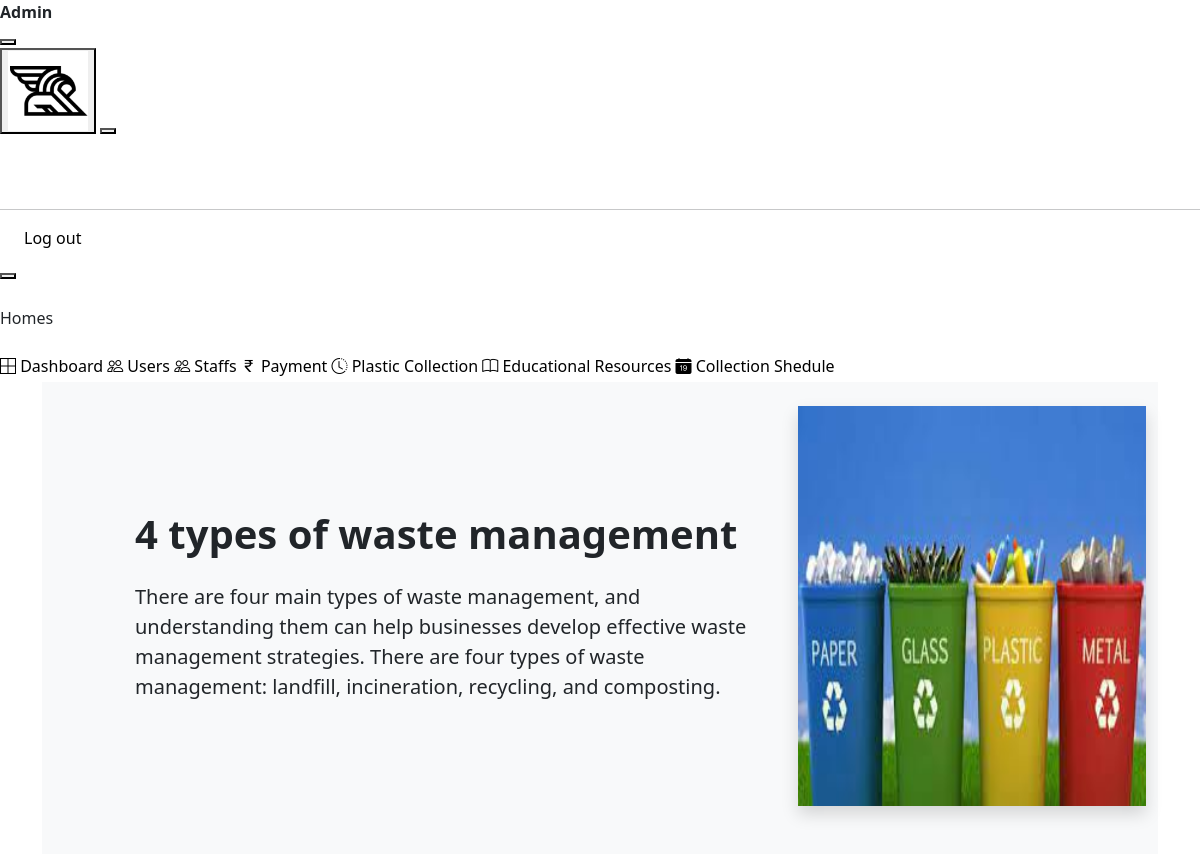
The app's page /educational_content_view (signed in), older data.
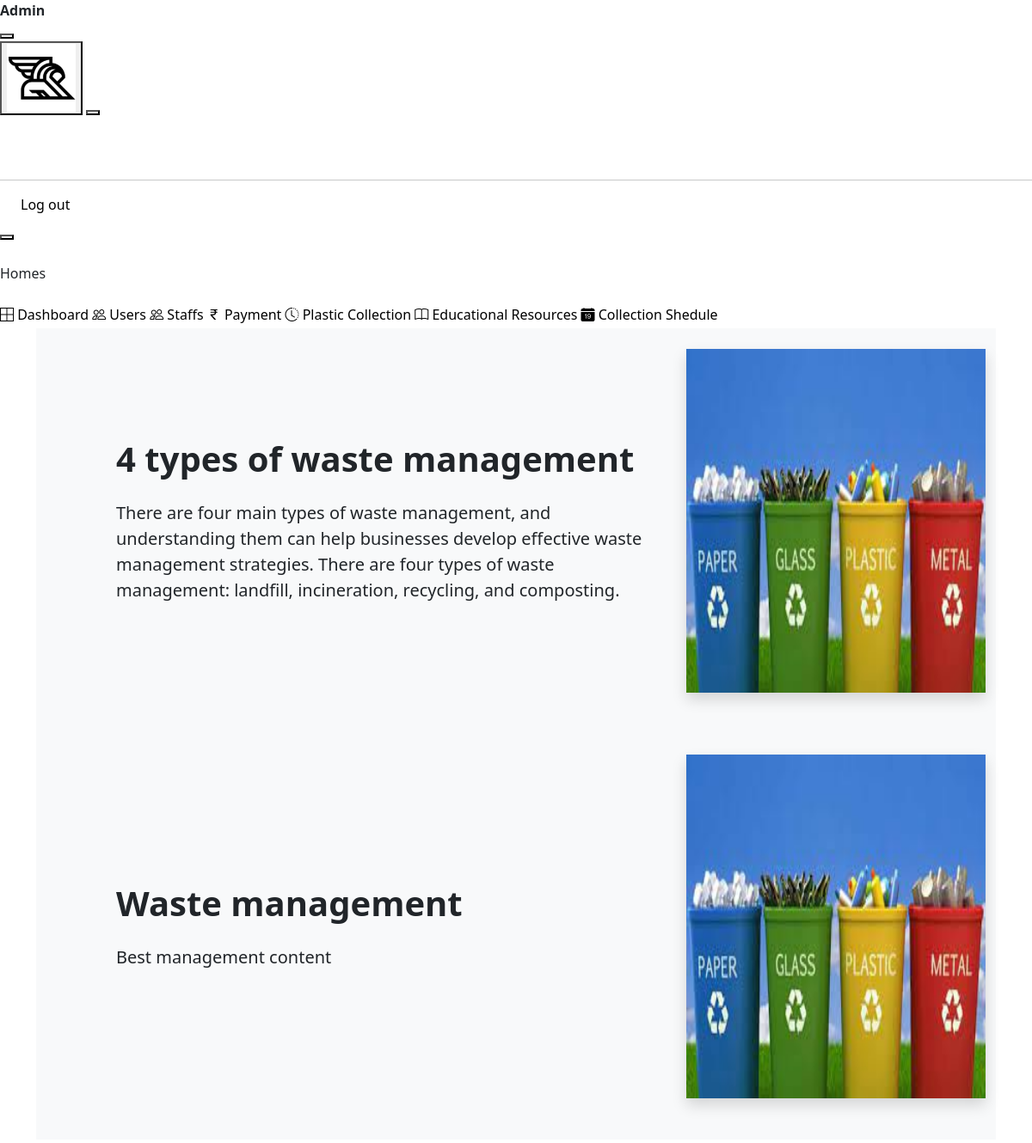
The same page, newer data.
### smApp/models.py (models this page shows, shortened)
class EducationalResource(models.Model):
    title = models.CharField(max_length=100)
    content = models.TextField()
    image = models.ImageField(upload_to='educational_resources/', null=True, blank=True)

### smApp/views.py (the view)
# urls.py: path('educational_content_view', views.educational_content_view, name='educational_content_view'),
def educational_content_view(request):
    user_id = request.session['user_id']
    user = User.objects.filter(id=user_id).first()
    role = user.is_user
    contents = EducationalResource.objects.all()
    context = {
        'contents':contents,
        'role':role
    }
    return render(request,'educational_content_view.html',context)

### smApp/context_processor.py (called while the page is built)
def global_context(request):
    user_id = request.session['user_id']
    today = date.today()
    start_date = today
    end_date = today + timedelta(days=2)
    filtered_data = PlasticCollectionSchedule.objects.filter(date__range=(start_date, end_date), user=user_id)
    print(filtered_data)
    context = {
        'filtered_data':filtered_data,
        'count':filtered_data.count()
    }
    return context

### templates/educational_content_view.html (shortened to what this page needs)
{% extends 'admin_index.html' %} {% block content %}
<link
  href="https://cdn.jsdelivr.net/npm/bootstrap@5.3.3/dist/css/bootstrap.min.css"
  rel="stylesheet"
/>
{% for content in contents %}
<div class="container" style="">
  <div
    class="row flex-lg-row-reverse align-items-center bg-light col-xxl-10 mx-auto py-4"
  >
    <div class="col-lg-4 ms-lg-4">
      <div style="" class="lc-block mb-4">
        <img style="width: 500px; height: 400px ;"
          class="img-fluid shadow"
          src="{{ content.image.url }}"
          alt=""
        />
      </div>
    </div>
    <div class="col-lg-7 ps-lg-4">
      <div class="lc-block mb-4">
        <div editable="rich">
          <h1 class="rfs-30 fw-bold">{{ content.title }}</h1>
        </div>
      </div>
      <div class="lc-block mb-4">
        <div editable="rich">
          <p class="lead">
            {{ content.content }}
          </p>
        </div>
      </div>
    </div>
  </div>
</div>
{% endfor %}
{% endblock %}

### templates/admin_index.html (shortened to what this page needs)
<!DOCTYPE html>
{% load static %}
<html lang="en">
  <head>
    <link
      rel="stylesheet"
      href="https://kit-pro.fontawesome.com/releases/v5.12.1/css/pro.min.css"
    />
    <link
      rel="stylesheet"
      type="text/css"
      href="{% static 'adminstatic/css/style.css' %}"
    />
    <link
      rel="stylesheet"
      href="https://cdn.jsdelivr.net/npm/bootstrap-icons@1.11.3/font/bootstrap-icons.min.css"
    />
    <link
      href="https://cdn.jsdelivr.net/npm/bootstrap@5.3.3/dist/css/bootstrap.min.css"
      rel="stylesheet"
    />
  </head>
  <body class="bg-gray-100">
    <div
      class="md:fixed md:w-full md:top-0 md:z-20 flex flex-row flex-wrap items-center bg-white p-6 border-b border-gray-300"
    >
      <div class="flex-none w-56 flex flex-row items-center">
        <strong class="capitalize ml-1 flex-1">Admin </strong>
      </div>
      <button id="navbarToggle" class="hidden md:block md:fixed right-0 mr-6">
      </button>
      <div
        id="navbar"
        class="animated md:hidden md:fixed md:top-0 md:w-full md:left-0 md:mt-16 md:border-t md:border-b md:border-gray-200 md:p-10 md:bg-white flex-1 pl-3 flex flex-row flex-wrap justify-between items-center md:flex-col md:items-center"
      >
        <div class="flex flex-row-reverse items-center">
          <div class="dropdown relative md:static">
            <button
              class="menu-btn focus:outline-none focus:shadow-outline flex flex-wrap items-center"
            >
              <div class="w-8 h-8 overflow-hidden rounded-full">
                <img
                  class="w-full h-full object-cover"
                  src="static/adminstatic/img/fav.png"
                />
              </div>
            </button>
            <button
              class="hidden fixed top-0 left-0 z-10 w-full h-full menu-overflow"
            ></button>
            <div
              class="text-gray-500 menu hidden md:mt-10 md:w-full rounded bg-white shadow-md absolute z-20 right-0 w-40 mt-5 py-2 animated faster"
            >
              <hr />
              <a
                style="text-decoration: none"
                class="px-4 text-black py-2 block capitalize font-medium text-sm tracking-wide bg-white hover:bg-gray-200 hover:text-gray-900 transition-all duration-300 ease-in-out"
                href="logout_view"
              >
                Log out
              </a>
            </div>
          </div>
            </div>
          </div>
        </div>
    <div class="h-screen flex flex-row flex-wrap">
      <div
        id="sideBar"
        class="relative flex flex-col flex-wrap bg-white border-r border-gray-300 p-6 flex-none w-64 md:-ml-64 md:fixed md:top-0 md:z-30 md:h-screen md:shadow-xl animated faster"
      >
        <div class="flex flex-col">
          <div class="text-right hidden md:block mb-4">
            <button id="sideBarHideBtn">
            </button>
          </div>
          <p class="uppercase text-xs text-gray-600 mb-4 tracking-wider">
            Homes
          </p>
          <a
            style="text-decoration: none"
            href="{% url 'admin_dashboard' %}"
            class="mb-3 text-black capitalize font-medium text-sm hover:text-teal-600 transition ease-in-out duration-500"
          >
            <i class="bi bi-border-all"></i>
            Dashboard
          </a>
          <a
            style="text-decoration: none"
            href="{% url 'users_list' %} "
            class="mb-3 text-black capitalize font-medium text-sm hover:text-teal-600 transition ease-in-out duration-500"
          >
            <i class="bi  bi-people"></i>
            Users
          </a>
          <a
            style="text-decoration: none"
            href="{% url 'staff_list' %} "
            class="mb-3 text-black capitalize font-medium text-sm hover:text-teal-600 transition ease-in-out duration-500"
          >
            <i class="bi  bi-people"></i>
            Staffs
          </a>
          <a
            style="text-decoration: none"
            href="{% url 'admin_view_payment_list' %}"
            class="mb-3 text-black capitalize font-medium text-sm hover:text-teal-600 transition ease-in-out duration-500"
          >
            <i class="bi bi-currency-rupee"></i>
            Payment
          </a>
          <a
            style="text-decoration: none"
            href="{% url 'collected_plastic_details' %}"
            class="mb-3 text-black capitalize font-medium text-sm hover:text-teal-600 transition ease-in-out duration-500"
          >
            <i class="bi bi-clock-history"></i>
            Plastic Collection
          </a>
          <a
            style="text-decoration: none"
            href="{% url 'educational_content_view' %} "
            class="mb-3 text-black capitalize font-medium text-sm hover:text-teal-600 transition ease-in-out duration-500"
          >
            <i class="bi bi-book"></i>
            Educational Resources
          </a>
          <a
          style="text-decoration: none"
          href="{% url 'admin_view_collection_shedule' %} "
          class="mb-3 text-black capitalize font-medium text-sm hover:text-teal-600 transition ease-in-out duration-500"
        >
          <i class="bi bi-calendar-date-fill"></i>
          Collection Shedule
        </a>
        </div>
      </div>
      <div class="flex-1 p-1">{% block content %} {% endblock %}</div>
    </div>
  </body>
</html>

### static/css/style.css (style rules this page uses)
body { font-family: "Poppins", sans-serif; color: #040000; background-color: #ffffff; overflow-x: hidden; }
a, a:hover, a:focus { text-decoration: none; }

Row changes from the older to the newer data that the page shows:
added EducationalResource: image (picture), title "Waste management", content "Best management content"
